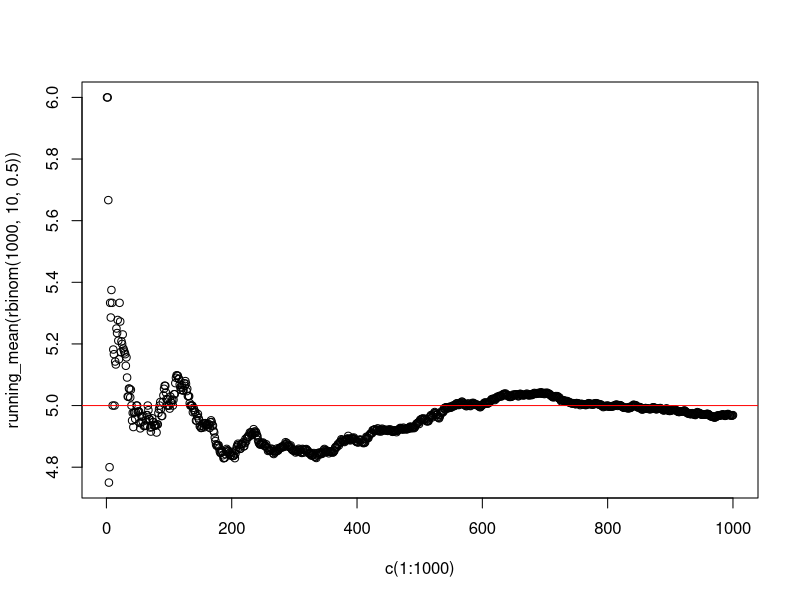

The R script that drew this image:
## ---- chunk 1
#TODO: code goes here.
c(1:25)

library(dplyr)

## ---- chunk 2
c(1:25) * 2
## ---- chunk 3
(c(1:25) * 2)^2
## ---- chunk 4
sqrt((c(1:25) * 2)^2) == c(1:25) * 2
## ---- chunk 5
c(1:25) - mean(c(1:25))
## ---- chunk 6
((c(1:25) * 2)^2) >= 0
sum(c(1:25) - mean(c(1:25)) >= 0)

## ---- chunk 7
ppoints(15)
## ---- chunk 8
coef = function(n, k) {
  if (n == 0)
    return(0)
  factorial(n) / (factorial(n - k) * factorial(k))
}
coef(0, 10)

dice_roll = function(n = 2) {
  
}

std = function(nums) {
  sqrt(sum(nums - mean(nums)) ^ 2 / (count(nums) -1))
}
## ---- chunk 9
is_even = function(a) {
  a %% 2 == 0
}
is_even(5)
is_even(10)
## ---- chunk 10
draw_card = function(n = 1000) {
  deck = c()
  cards = c()
  means = c()
  for (i in 1:4) {
    deck = append(deck, 1:13)
  }
  for (i in 1:n) {
    for (i in 1:5) {
      cards = append(cards, sample(sample(deck, size = 1), size = 1))
    }
    cards = sort(cards)
    cards = cards[c(2:4)]
  means = append(means, mean(cards))
  }
  means
  
}
is_even(5)
is_even(10)

draw_card()
## ---- chunk 11
# define running average function
# can be specified as cumulative sum / index of element
running_mean <- function(vec) {
   cumsum(vec) / seq_along(vec)
}

## ---- chunk 12
#TODO: code for generating RVs and computing their running mean goes here.
running_mean(rbinom(1000, 10, .5))
## ---- chunk 13
plot(c(1:1000), running_mean(rbinom(1000, 10, .5)))
abline(h = 5, col = "red")
